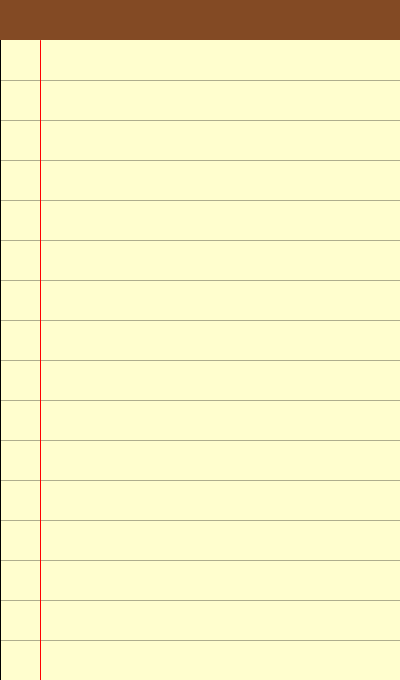
Frame 1 (no input)
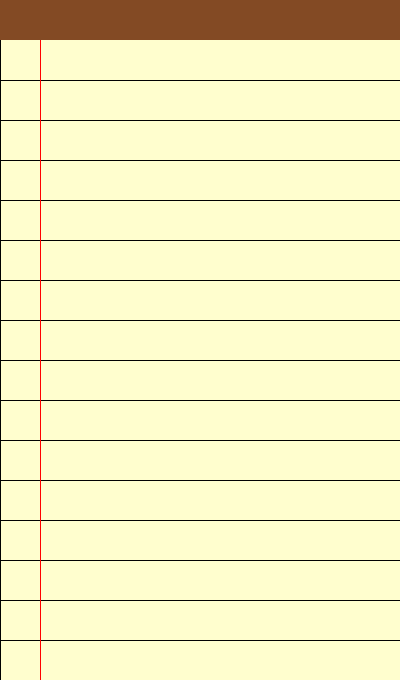
Frame 60 (the mouse pressed at the canvas centre just before this capture)
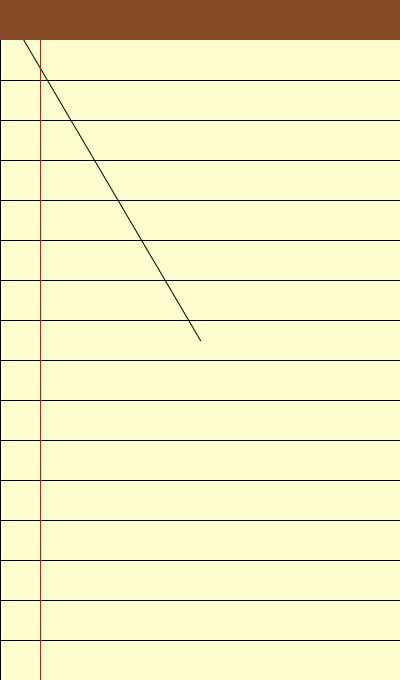
Frame 120 (the mouse held since frame 60 and released just before this capture)

The Processing sketch that drew these frames (run headless with seeded random() and noise(); from frame 60 on, the mouse is pressed at the canvas centre):

// Processing sketch: processing_41926
// ── processing_41926.pde

void setup() {
  size(400, 680);
  fill(#FFFECE);
  smooth();
  rect(0, 0, width, height);
}

void draw() {

  
  ///////////////////////////bloc-notes
  noStroke();
  fill(#834A24);
  rect(0, 0, width, 40);
  stroke(0, 80);
  for (int i = 40; i < 800; i = i+20) {
    line(0, 2*i, width, 2*i);
  }
  stroke(255, 0, 0);
  line(40, 40, 40, height);
  
  
  
  /////////////////////////////line

  {
    if (mousePressed) {
      cursor(CROSS);
      stroke(0);
      {

        line(mouseX, mouseY, pmouseX, pmouseY);
      }
    }
    else {
      cursor (ARROW);
    }
  }
}
